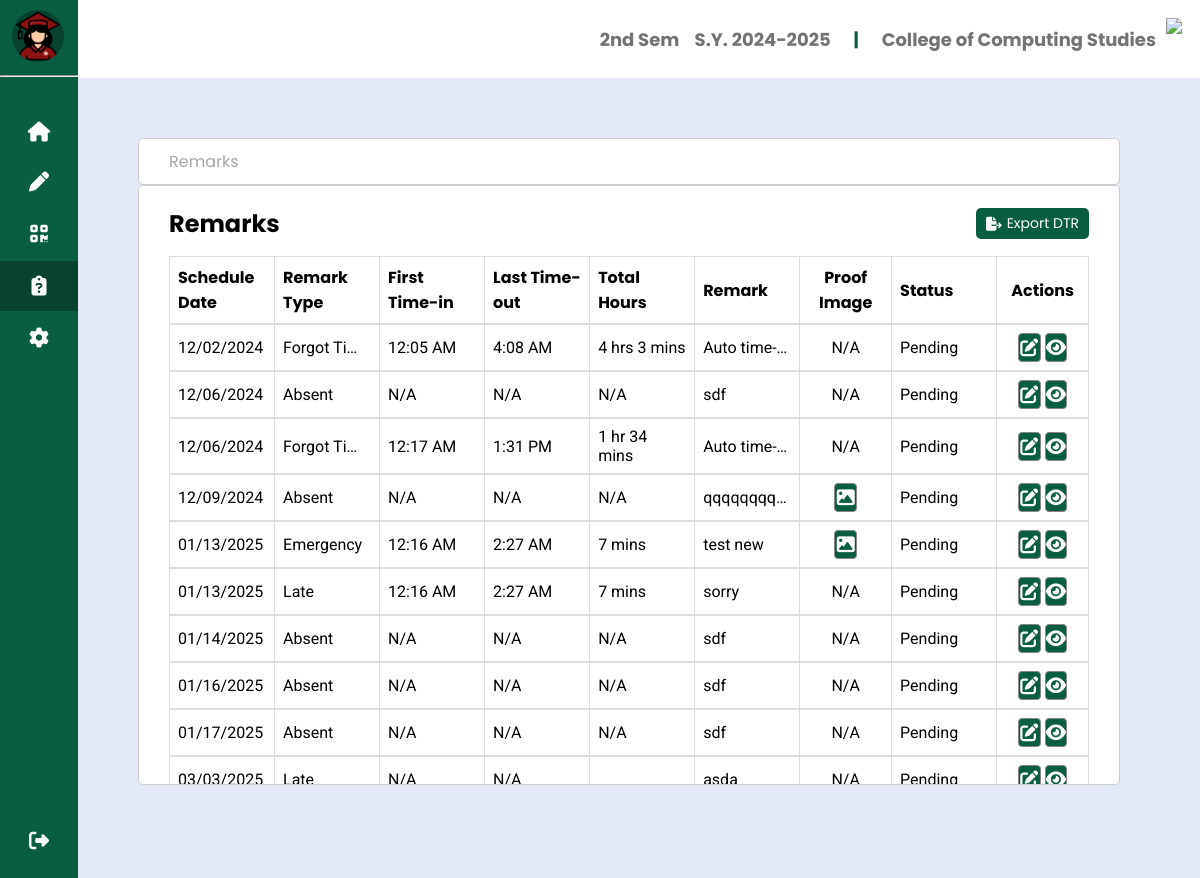
Screenshot of /student/dtr.php (signed in) with the database file from the repository.
### tables this page shows
CREATE TABLE `semester` (
  `id` int(11) NOT NULL,
  `type` enum('1st Sem','2nd Sem','Summer') NOT NULL
);

CREATE TABLE `student` (
  `student_id` int(11) NOT NULL,
  `wmsu_id` varchar(20) NOT NULL,
  `student_image` varchar(255) NOT NULL,
  `student_firstname` varchar(255) NOT NULL,
  `student_middle` varchar(255) NOT NULL,
  `student_lastname` varchar(255) NOT NULL,
  `student_email` varchar(255) NOT NULL,
  `student_password` varchar(255) NOT NULL,
  `contact_number` varchar(255) NOT NULL,
  `course_section` varchar(255) NOT NULL,
  `batch_year` varchar(255) NOT NULL,
  `department` varchar(255) NOT NULL,
  `company` varchar(255) NOT NULL,
  `adviser` varchar(255) NOT NULL,
  `student_address` varchar(255) NOT NULL,
  `generated_qr_code` varchar(255) NOT NULL,
  `verification_code` varchar(255) NOT NULL,
  `ojt_type` enum('Project-Based','Field-Based') NOT NULL,
  `street` varchar(255) DEFAULT NULL,
  `otp` varchar(15) DEFAULT NULL,
  `date_start` date DEFAULT NULL
);

### student/dtr.php (the view, shortened to what this page needs)
<?php
require '../conn/connection.php';
$student_id = $_SESSION['user_id'];
$query = "
    SELECT student.*,
           adviser.adviser_firstname,
           adviser.adviser_middle,
           adviser.adviser_lastname,
           CONCAT(address.address_barangay, ', ', street.name) AS full_address
    FROM student
    LEFT JOIN adviser ON student.adviser = adviser.adviser_id
    LEFT JOIN address ON student.student_address = address.address_id
    LEFT JOIN street ON student.street = street.street_id
    WHERE student.student_id = ?
";
if ($stmt = $database->prepare($query)) {
    $stmt->bind_param("i", $student_id);
    $stmt->execute();
    $result = $stmt->get_result();
    if ($result->num_rows > 0) {
        $student = $result->fetch_assoc();
    }
}
$qr_url = ($student['ojt_type'] === 'Project-Based') ? "qr-code_project_based.php" : "qr-code.php";
$query = "
    SELECT
        ar.schedule_id,
        ar.remark_type,
        ar.remark,
        ar.proof_image,
        ar.status,
        s.date AS schedule_date,
        MIN(a.time_in) AS first_time_in,
        MAX(a.time_out) AS last_time_out,
        COALESCE(SUM(a.ojt_hours), 0) AS total_hours
    FROM attendance_remarks ar
    LEFT JOIN schedule s ON ar.schedule_id = s.schedule_id
    LEFT JOIN attendance a ON ar.schedule_id = a.schedule_id
        AND ar.student_id = a.student_id
        AND DATE(a.time_in) = s.date  -- Match attendance by date
    WHERE ar.student_id = ?
    GROUP BY ar.schedule_id, s.date, ar.remark_type, ar.remark, ar.proof_image, ar.status
    ORDER BY s.date ASC
";
if ($stmt = $database->prepare($query)) {
    $stmt->bind_param("i", $student_id);
    $stmt->execute();
    $result = $stmt->get_result();
    $attendance_remarks = [];
    while ($row = $result->fetch_assoc()) {
        $attendance_remarks[] = $row;
    }
} else {
    die("Error preparing statement: " . $database->error);
}
$currentSemester = "1st Sem";
$semesterQuery = "SELECT `type` FROM `semester` WHERE `id` = 1";
if ($result = $database->query($semesterQuery)) {
    if ($result->num_rows > 0) {
        $row = $result->fetch_assoc();
        $currentSemester = $row['type'];
    }
}
?>
<!DOCTYPE html>
<html lang="en">
<head>
    <link rel="stylesheet" href="https://cdnjs.cloudflare.com/ajax/libs/font-awesome/6.5.2/css/all.min.css">
    <link rel="stylesheet" href="../css/main.css">
    <link rel="stylesheet" href="../css/mobile.css">
</head>
<body>
    <div class="header">
        <div class="school-name">
            &nbsp;&nbsp;&nbsp;&nbsp;&nbsp;&nbsp;<?php echo $currentSemester; ?> &nbsp;&nbsp;&nbsp;
            <span id="sy-text"></span>
            &nbsp;&nbsp;&nbsp;&nbsp;&nbsp;&nbsp;<span style="color: #095d40;">|</span>
            &nbsp;&nbsp;&nbsp;&nbsp;&nbsp;&nbsp;College of Computing Studies
            <img src="../img/ccs.png">
        </div>
    </div>
    <div class="sidebar close">
        <div class="profile-details">
            <img src="../uploads/student/<?php echo !empty($student['student_image']) ? $student['student_image'] : 'user.png'; ?>"
                alt="logout Image" class="logout-img">
            <div style="margin-top: 10px;" class="profile-info">
                <br />
            </div>
        </div>
        <hr>
        <ul class="nav-links">
            <li>
                <a href="index.php">
                    <i class="fa-solid fa-house"></i>
                </a>
            </li>
            <li>
                <a href="journal.php">
                    <i class="fa-solid fa-pen"></i>
                </a>
            </li>
            <li>
                <a href="<?php echo $qr_url; ?>">
                    <i class="fa-solid fa-qrcode"></i>
                </a>
            </li>
            <li>
                <a href="dtr.php" class="active">
                    <i class="fa-solid fa-clipboard-question"></i>
                </a>
            </li>
            <li>
                <a href="setting.php">
                    <i class="fas fa-cog"></i>
                </a>
            </li>
            <li>
                <a onclick="openLogoutModal()">
                    <div class="logout-details">
                        <i class="fas fa-sign-out-alt right-icon"></i>
                    </div>
                </a>
            </li>
        </ul>
    </div>
    <section class="home-section">
        <div class="home-content">
        </div>
        <div class="content-wrapper">
            <div class="header-box">
                <label style="color: #a6a6a6; margin-left: 10px;">Remarks</label>
            </div>
            <div class="main-box">
                <div class="whole-box">
                    <div class="header-group">
                        <h2>Remarks</h2>
                        <div class="button-container">
                            <button class="export-btn"
                                onclick="window.location.href='export_dtr.php?student_id=<?php echo $student_id; ?>';">
                                <i class="fa-solid fa-file-export"></i> Export DTR
                            </button>
                        </div>
                    </div>
                    <table>
                        <thead>
                            <tr>
                                <th class="sched">Schedule Date</th>
                                <th class="remark">Remark Type</th>
                                <th class="time">First Time-in</th>
                                <th class="time">Last Time-out</th>
                                <th class="time">Total Hours</th>
                                <th class="remark">Remark</th>
                                <th class="action">Proof Image</th>
                                <th class="status">Status</th>
                                <th class="action">Actions</th>
                            </tr>
                        </thead>
                        <tbody>
                            <?php if (!empty($attendance_remarks)): ?>
                                <?php foreach ($attendance_remarks as $attendance): ?>
                                    <?php
                                    $first_time_in = isset($attendance['first_time_in']) ? date("g:i A", strtotime($attendance['first_time_in'])) : 'N/A';
                                    $last_time_out = isset($attendance['last_time_out']) ? date("g:i A", strtotime($attendance['last_time_out'])) : 'N/A';
                                    if ($attendance['remark_type'] === 'Absent') {
                                        $total_hours_formatted = "N/A";
                                    } else {
                                        $total_hours_decimal = $attendance['total_hours'] ?? 0;
                                        $hours = floor($total_hours_decimal);
                                        $minutes = round(($total_hours_decimal - $hours) * 60);
                                        $total_hours_formatted = ($hours > 0 ? "{$hours} hr" . ($hours > 1 ? "s" : "") : "") .
                                            ($minutes > 0 ? " {$minutes} min" . ($minutes > 1 ? "s" : "") : "");
                                    }
                                    ?>
                                    <tr>
                                        <td class="sched">
                                            <?php echo htmlspecialchars(date("m/d/Y", strtotime($attendance['schedule_date']))); ?>
                                        </td>
                                        <td class="remark"><?php echo htmlspecialchars($attendance['remark_type']); ?></td>
                                        <td class="time"><?php echo htmlspecialchars($first_time_in); ?></td>
                                        <td class="time"><?php echo htmlspecialchars($last_time_out); ?></td>
                                        <td class="time"><?php echo htmlspecialchars($total_hours_formatted); ?></td>
                                        <td class="remark"><?php echo htmlspecialchars($attendance['remark'] ?? 'N/A'); ?></td>
                                        <td class="action">
                                            <?php if (!empty($attendance['proof_image'])): ?>
                                                <button class="action-icon view-btn"
                                                    onclick="viewImage('<?php echo htmlspecialchars($attendance['proof_image']); ?>')">
                                                    <i class="fa-solid fa-image"></i>
                                                </button>
                                            <?php else: ?>
                                                N/A
                                            <?php endif; ?>
                                        </td>
                                        <td class="status"><?php echo htmlspecialchars($attendance['status']); ?></td>
                                        <td class="action">
                                            <button class="action-icon edit-btn" class="clickable-row"
                                                data-schedule-id="<?php echo htmlspecialchars($attendance['schedule_id']); ?>"
                                                data-remark-type="<?php echo htmlspecialchars($attendance['remark_type']); ?>"
                                                data-remark="<?php echo htmlspecialchars($attendance['remark']); ?>"
                                                data-first-time-in="<?php echo htmlspecialchars($first_time_in); ?>"
                                                data-last-time-out="<?php echo htmlspecialchars($last_time_out); ?>"
                                                data-total-hours="<?php echo htmlspecialchars($total_hours_formatted); ?>"
                                                onclick="openRowModal(this)">
                                                <i class="fa-solid fa-pen-to-square"></i>
                                            </button>
                                            <button class="action-icon view-btn" onclick="viewDTR(this)">
                                                <i class="fa-solid fa-eye"></i>
                                            </button>
                                        </td>
                                    </tr>
                                <?php endforeach; ?>
                            <?php else: ?>
                                <tr>
                                    <td colspan="9">No attendance remarks found.</td>
                                </tr>
                            <?php endif; ?>
                        </tbody>
                    </table>
                </div>
            </div>
        </div>
    </section>
</body>
</html>

### css/main.css (style rules this page uses)
* { margin: 0; padding: 0; box-sizing: border-box; font-family: 'Poppins', sans-serif; }
body { background: #E4E9F7; }
.sidebar { position: fixed; top: 0; left: 0; height: 100%; width: 260px; background: #095d40; z-index: 100; transition: all 0.5s ease; }
hr { margin-top: 15px; }
.sidebar.close { width: 78px; }
.sidebar .profile-details { height: 60px; width: 100%; display: flex; align-items: center; margin: 0 14px 0px 12px; }
.sidebar .profile-details .logout-img { height: 52px; width: 52px; border-radius: 50%; margin-right: 8px; margin-top: 12px; background: #07432e; transition: all 0.5s ease; display: flex; justify-content: center; align-items: center; }
.sidebar .nav-links { height: 100%; padding: 30px 0 150px 0; overflow: auto; }
.sidebar.close .nav-links { overflow: visible; }
.sidebar .nav-links li { position: relative; list-style: none; transition: all 0.4s ease; }
.nav-links li a.active { background-color: #07432e; }
.sidebar .nav-links li i { height: 50px; min-width: 78px; text-align: center; line-height: 50px; color: #fff; font-size: 20px; cursor: pointer; transition: all 0.3s ease; }
.sidebar .nav-links li a { display: flex; align-items: center; text-decoration: none; }
.sidebar .logout-details { position: fixed; bottom: 0; width: 260px; display: flex; align-items: center; justify-content: space-between; background: #07432e; padding: 12px 0; transition: all 0.5s ease; }
.sidebar.close .logout-details { background: none; }
.sidebar.close .logout-details { width: 78px; }
.home-section { position: relative; background: #E4E9F7; height: 100vh; left: 260px; width: calc(100% - 260px); transition: all 0.5s ease; }
.sidebar.close ~ .home-section { left: 78px; width: calc(100% - 78px); }
.home-section .home-content { height: 60px; display: flex; align-items: center; justify-content: space-between; }
.header { background-color: #fff; color: #333; padding: 18px; display: flex; justify-content: space-between; align-items: center; box-shadow: 0 2px 5px rgba(0, 0, 0, 0.1); }
.header .school-name { display: flex; align-items: center; font-size: 18px; font-weight: bold; color: #737373; }
.header .school-name img { height: 42px; margin-left: 10px; }
.close { color: #aaa; float: right; font-size: 28px; font-weight: bold; }
.content-wrapper { height: 600px; margin-left: 40px; margin-right: 40px; border-radius: 10px; }
.main-box { display: flex; justify-content: space-between; width: calc(100% - 60px); margin-left: 20px; }
.whole-box { width: 100%; padding: 20px; padding-left: 30px; padding-right: 30px; height: 600px; border: 1px solid #ccc; border-radius: 5px; background-color: #fff; }
.header-box { width: 100%; padding: 10px; padding-left: 20px; display: flex; justify-content: space-between; width: calc(100% - 60px); margin-left: 20px; border: 1px solid #ccc; border-radius: 5px; background-color: #fff; }
.left-box h2, .right-box h2 , .whole-box h2 { margin-bottom: 15px; }
.left-box table , .whole-box table { width: 100%; border-collapse: collapse; }
.whole-box table td { padding: 8px; border: 1px solid #ddd; text-align: left; font-family: 'Roboto', sans-serif; }
.left-box table th , .whole-box table th { padding: 8px; border: 1px solid #ddd; text-align: left; position: sticky; top: 0; z-index: 2; margin-right: -17px; }
.whole-box tbody { display: block; max-height: 420px; width: 100%; }
.left-box table thead, .left-box table tbody tr , .whole-box table thead, .whole-box table tbody tr { display: table; width: 100%; table-layout: fixed; }
.header-group { display: flex; align-items: center; justify-content: space-between; gap: 10px; margin-bottom: 15px; }
.header-group h2 { margin: 0; }
.button-container { display: flex; gap: 10px; }
.export-btn , .add-btn { background-color: #095d40; color: white; cursor: pointer; border: none; padding: 5px 10px; display: flex; align-items: center; border-radius: 5px; font-size: 14px; }
.export-btn i , .add-btn i { margin-right: 5px; }
.action-icon { background-color: #095d40; height: 100%; width: 30%; color: #fff; border: 1px solid #888; text-decoration: none; display: inline-block; font-size: 18px; border-radius: 4px; cursor: pointer; transition: background-color 0.3s ease; }
th.action, td.action { width: 10%; }
td.remark { max-width: 30%; overflow: hidden; white-space: nowrap; text-overflow: ellipsis; font-family: 'Roboto', sans-serif; }
.whole-box table th.action, .whole-box table td.action , .main-box table th.action, .main-box table td.action { text-align: center; }

### rows the page displays
semester: type "2nd Sem"
student: student_image (picture)

### other values shown
date("m/d/Y", strtotime($attendance['schedule_date'])) "12/02/2024"
$attendance['remark_type'] "Forgot Tim…"
$first_time_in "12:05 AM"
$last_time_out "4:08 AM"
$total_hours_formatted "4 hrs 3 mins"
$attendance['remark'] "Auto time-…"
$attendance['status'] "Pending"
date("m/d/Y", strtotime($attendance['schedule_date'])) "12/06/2024"
$attendance['remark_type'] "Absent"
$first_time_in "N/A"
$last_time_out "N/A"
$total_hours_formatted "N/A"
$attendance['remark'] "sdf"
$first_time_in "12:17 AM"
$last_time_out "1:31 PM"
